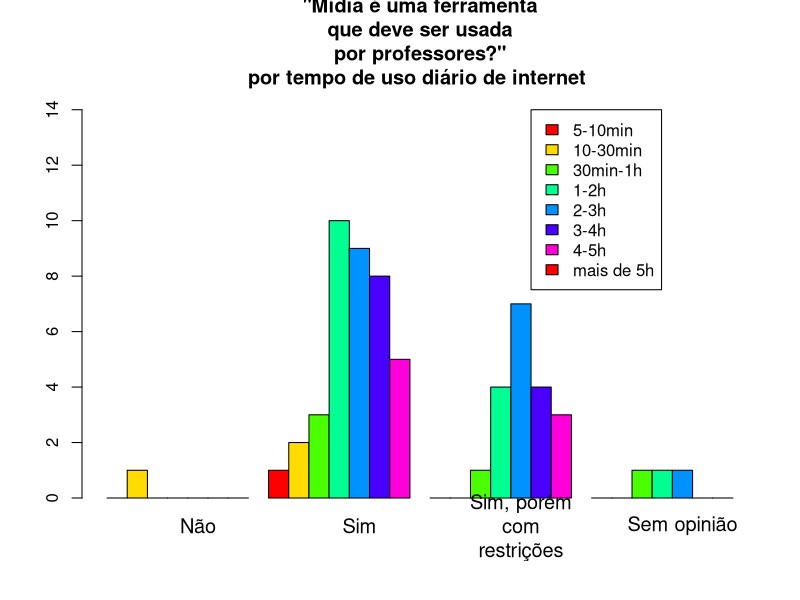

Recreate this plot in R.
library(readxl)
# Carrega a planilha em um dataframe
df <- read_excel("dados/umses_graduacao_2018_vtidy.xlsx")
#View(df)

# Cria um dataframe com apenas os dados necessários
graf4 <- data.frame(df$tempogasto, df$usoacademico)

# Cria as labels necessárias
labeltempouso <- c("5-10min", "10-30min", "30min-1h", "1-2h", "2-3h", "3-4h", "4-5h", "mais de 5h")
labelusoacademico <- c("Não", "Sim", "Sim, porém\ncom\nrestrições", "Sem opinião")

# Abre um arquivo .jpeg para a escrita do gráfico
jpeg('graficos/teste.jpeg')
# Plota o gráfico
plot <- barplot(table(graf4), beside = TRUE, 
                col = rainbow(7), 
                xaxt = "n",
                ylim = c(0,15),
                main = "\"Mídia é uma ferramenta\nque deve ser usada\npor professores?\"\npor tempo de uso diário de internet ")
# Cria uma legenda para o gráfico
legend(22,14, labeltempouso, fill = rainbow(7))
# Insere um xlab próprio
text(plot[1,]+4, -1, srt = "0", labelusoacademico, adj = 0.5, xpd = TRUE, cex = 1.2)
dev.off()
